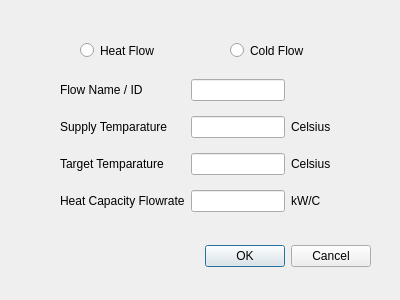
<?xml version="1.0" encoding="UTF-8"?>
<ui version="4.0">
 <class>InputFlow</class>
 <widget class="QDialog" name="InputFlow">
  <property name="geometry">
   <rect>
    <x>0</x>
    <y>0</y>
    <width>400</width>
    <height>300</height>
   </rect>
  </property>
  <property name="windowTitle">
   <string>Dialog</string>
  </property>
  <widget class="QDialogButtonBox" name="buttonBox">
   <property name="geometry">
    <rect>
     <x>200</x>
     <y>240</y>
     <width>171</width>
     <height>32</height>
    </rect>
   </property>
   <property name="orientation">
    <enum>Qt::Horizontal</enum>
   </property>
   <property name="standardButtons">
    <set>QDialogButtonBox::Cancel|QDialogButtonBox::Ok</set>
   </property>
  </widget>
  <widget class="QRadioButton" name="IsHeat">
   <property name="geometry">
    <rect>
     <x>80</x>
     <y>40</y>
     <width>81</width>
     <height>21</height>
    </rect>
   </property>
   <property name="text">
    <string>Heat Flow</string>
   </property>
  </widget>
  <widget class="QRadioButton" name="isCold">
   <property name="geometry">
    <rect>
     <x>230</x>
     <y>40</y>
     <width>81</width>
     <height>21</height>
    </rect>
   </property>
   <property name="text">
    <string>Cold Flow</string>
   </property>
  </widget>
  <widget class="QWidget" name="">
   <property name="geometry">
    <rect>
     <x>60</x>
     <y>70</y>
     <width>271</width>
     <height>151</height>
    </rect>
   </property>
   <layout class="QGridLayout" name="gridLayout">
    <item row="0" column="1">
     <widget class="QLineEdit" name="FlowId"/>
    </item>
    <item row="1" column="0">
     <widget class="QLabel" name="label_2">
      <property name="text">
       <string>Supply Temparature</string>
      </property>
     </widget>
    </item>
    <item row="1" column="1">
     <widget class="QLineEdit" name="SupplyT"/>
    </item>
    <item row="2" column="0">
     <widget class="QLabel" name="label_3">
      <property name="text">
       <string>Target Temparature</string>
      </property>
     </widget>
    </item>
    <item row="2" column="1">
     <widget class="QLineEdit" name="TargetT"/>
    </item>
    <item row="0" column="0">
     <widget class="QLabel" name="label">
      <property name="text">
       <string>Flow Name / ID</string>
      </property>
     </widget>
    </item>
    <item row="3" column="0">
     <widget class="QLabel" name="label_4">
      <property name="text">
       <string>Heat Capacity Flowrate</string>
      </property>
     </widget>
    </item>
    <item row="3" column="1">
     <widget class="QLineEdit" name="HeatCap"/>
    </item>
    <item row="0" column="2">
     <widget class="QLabel" name="label_5">
      <property name="text">
       <string/>
      </property>
     </widget>
    </item>
    <item row="1" column="2">
     <widget class="QLabel" name="label_6">
      <property name="text">
       <string>Celsius</string>
      </property>
     </widget>
    </item>
    <item row="2" column="2">
     <widget class="QLabel" name="label_7">
      <property name="text">
       <string>Celsius</string>
      </property>
     </widget>
    </item>
    <item row="3" column="2">
     <widget class="QLabel" name="label_8">
      <property name="text">
       <string>kW/C</string>
      </property>
     </widget>
    </item>
   </layout>
  </widget>
 </widget>
 <resources/>
 <connections>
  <connection>
   <sender>buttonBox</sender>
   <signal>accepted()</signal>
   <receiver>InputFlow</receiver>
   <slot>accept()</slot>
   <hints>
    <hint type="sourcelabel">
     <x>248</x>
     <y>254</y>
    </hint>
    <hint type="destinationlabel">
     <x>157</x>
     <y>274</y>
    </hint>
   </hints>
  </connection>
  <connection>
   <sender>buttonBox</sender>
   <signal>rejected()</signal>
   <receiver>InputFlow</receiver>
   <slot>reject()</slot>
   <hints>
    <hint type="sourcelabel">
     <x>316</x>
     <y>260</y>
    </hint>
    <hint type="destinationlabel">
     <x>286</x>
     <y>274</y>
    </hint>
   </hints>
  </connection>
 </connections>
</ui>
